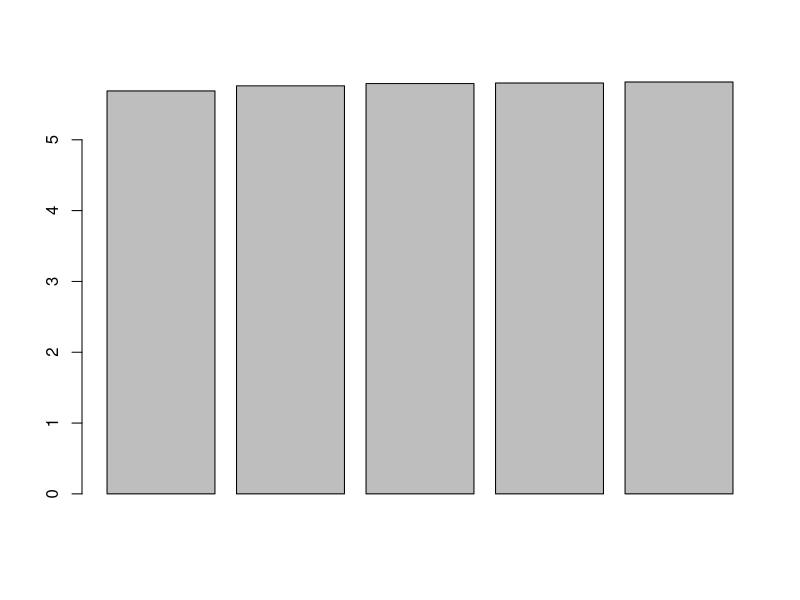

The R source for this figure:
average_score = function(data, data_size) {
    sort_order = order(data$uid, data$tid);

    average = vector();
    student_problem_count = 0;
    max_score = data[sort_order[1], ]$score;
    j = 1;
    k = 0;
    for (i in 1:data_size) {
        if ((data[sort_order[i], ]$uid == data[sort_order[j], ]$uid) & (data[sort_order[i], ]$tid == data[sort_order[j], ]$tid)) {
            k = k + 1;
            max_score = max(max_score, data[sort_order[i], ]$score);

            if (k <= length(average)) {
                average[k] = average[k] + max_score;
            } else {
                if (k > 1) {
                    average[k] = average[k - 1];
                } else {
                    average[k] = 0;
                }
                average[k] = average[k] + max_score;
            }
        } else {
            student_problem_count = student_problem_count + 1;
            while (k < length(average)) {
                k = k + 1;
                average[k] = average[k] + max_score;
            }

            k = 0;
            max_score = data[sort_order[i], ]$score;
            j = i;
        }
    }
    student_problem_count = student_problem_count + 1;
    while (k < length(average)) {
        k = k + 1;
        average[k] = average[k] + max_score;
    }

    return(average / student_problem_count);
}

#Setup
MD = 12;
data = read.csv("data.csv");
data_size = nrow(data);

#Question 1
tidn = (MD %% 2) + 1;
startn = 1 + floor(MD / 6) * 30;
score = subset(data, tid == tidn)[startn:(startn + 399), 5];

#Question 2
number_of_student = length(score);

#Question 6
average = average_score(data, data_size);
print(average[min(6, length(average))]);
k = ((MD * 37 + 59) %% 5 + 1) * (tidn * 2 - 3) + 6;
print(average[min(k, length(average))]);
print(average);

png(file = "plot.png");
barplot(average);
dev.off();
